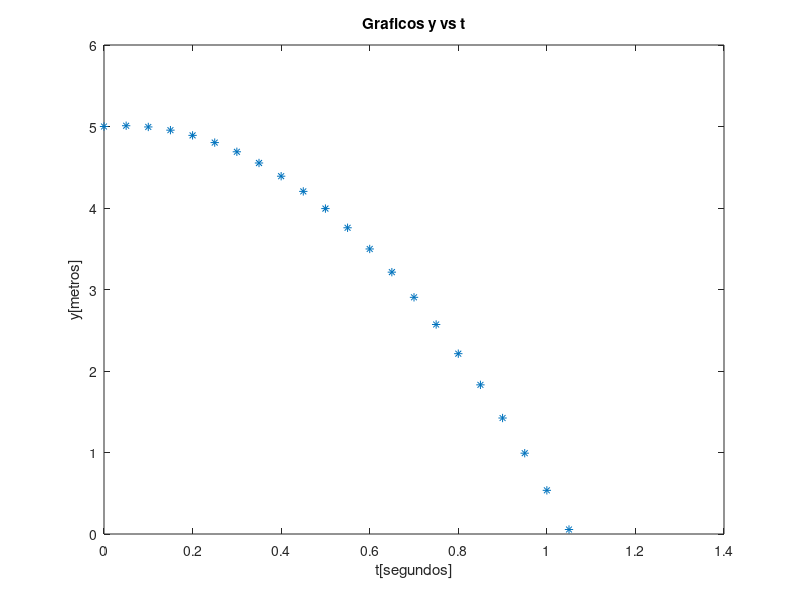
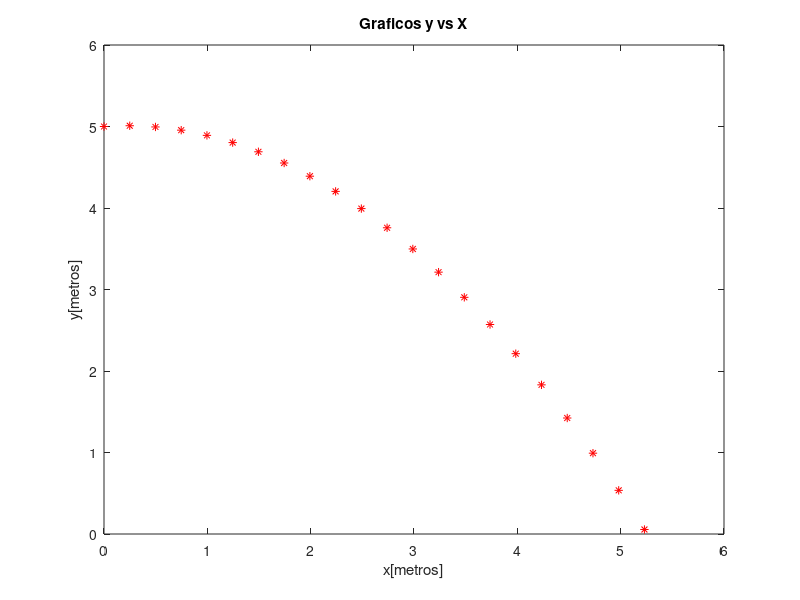
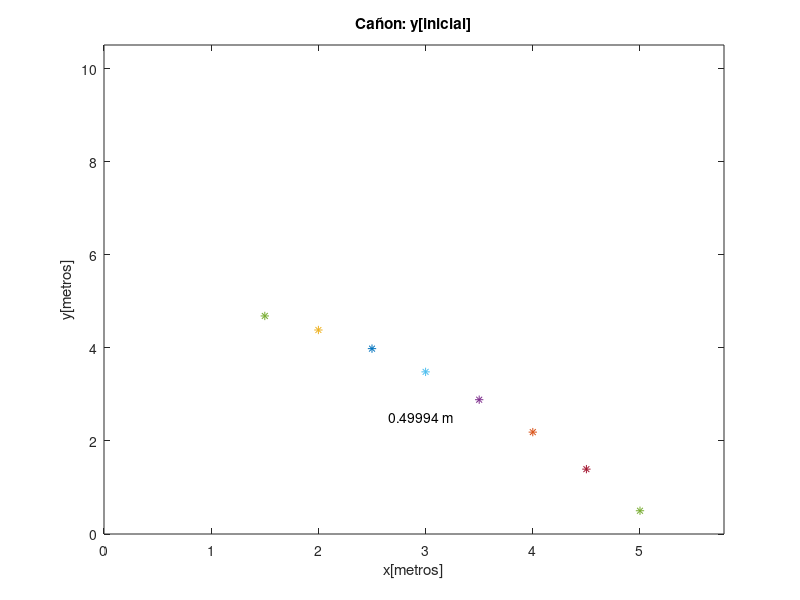

These figures' MATLAB source, in order:
clc
clear;
close all;


g = 9.8;

Vo = input('Ingrese velocidad inicial: ');
ang = input('Ingrese el angulo que forma el tiro: ');
h = input('Ingrese la altura inicial: ');

ang = ang*pi/180;

t = ((Vo*sin(ang))+((Vo*sin(ang))^2+2*h*g)^0.5)/g;
xmax = Vo*cos(ang)*t;
ymax = h + ((Vo*sin(ang))^2)/(2*g);

t1 =0:0.05:t;
y = h + (Vo*sin(ang)).*t1-(0.5*g).*(t1.^2);

x = Vo*cos(ang).*t1;
y2 = h + (tan(ang).*x)-(0.5*g/(Vo*cos(ang))^2).*(x.^2);

figure(1),plot(t1,y,'*'), title('Graficos y vs t'), xlabel('t[segundos]'), ylabel('y[metros]');
figure(2),plot(x,y2,'r*'), title('Graficos y vs X'), xlabel('x[metros]'), ylabel('y[metros]');

for n=1:0.5:xmax
    y3 = h + (tan(ang)*n)-(0.5*g/(Vo*cos(ang))^2)*(n^2);
    hold on;
    figure(3);
    track = plot(n,y3, '*');
    vectores = quiver(n, y3, 0, -0.5);
    axis([0 1.1*xmax 0 1.1*ymax+h]);
    text_ymax = sprintf(' %0.5f m',y3);
    hText = text(xmax/2,ymax/2, text_ymax);
    title('Cañon: y[inicial]'), xlabel('x[metros]'), ylabel('y[metros]');
    if n < xmax-0.5
        delete(hText);
    end
    delete(vectores);
end
